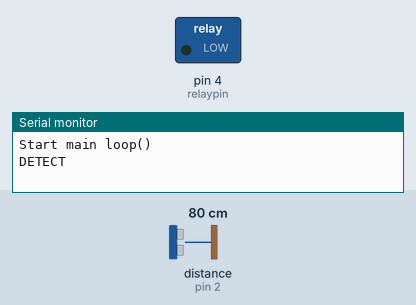
A program run on a simulated Arduino Pro Mini, built with avr-gcc and run on an emulated ATmega328P. On the bench: switched loads named in the program (green lamp = pin HIGH), the last lines printed to the serial monitor. Inputs (shaded band) come from the test bench; at power-on: distance to the obstacle (sensor on pin 2) 80 cm. The echo pulse lasts 58.3 µs per cm.

Above: at 1.2 s.
1.3 s: distance to the obstacle (sensor on pin 2) set to 2 cm
At 1.63 s:
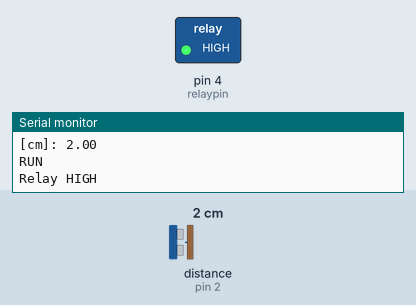
Timing chart, 0 to 4.3 s (numbered marks = the images above; inputs shaded):
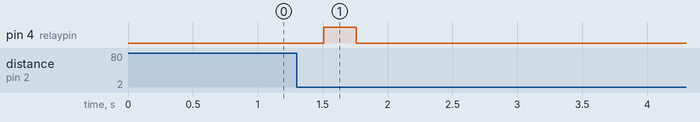

The program:

main.cpp
```cpp
/**************************************************************************************************
 * Desinfeccion
 *
 * Created: 13/08/2021
 * Author: Lars Lindner
 * Revision: 24/08/2021
 *
 * Control de un Arduino Pro Mini (16MHz) para una Estacion de Desinfeccion
 * en el Instituto de Ingenieria UABC
 * El pedal de la estacion debe estar limpio!
 *
 *
**************************************************************************************************/

#include <Arduino.h>
#include <HCSR04.h>

#define echopin 2
#define trigpin 3
#define relaypin 4

enum machineStates
{
  DETECT,
  RUN,
  STOP
};
machineStates states = DETECT;
HCSR04 hc(trigpin, echopin);

bool serial_flag = true; // To send serial message only once
int count_detect = 0;    // Counter for foot presence
int count_stop = 0;      // Counter for foot absence
float dist_min = 10.0;   // Minimum distance for foot presence
float dist_max = 100.0;  // Maximum distance for foot absence
float dist_value = 0.0;  // Actual foot distance value

void setup()
{
  pinMode(relaypin, OUTPUT);
  Serial.begin(9600);
  Serial.println("Start main loop()");
}

void state_machine()
{
  switch (states)
  {
  case DETECT:
    if (serial_flag == true)
    {
      Serial.println("DETECT");
      serial_flag = false;
    }

    dist_value = hc.dist();
    if (dist_value < dist_min)
    {
      delay(50);
      count_detect++;

      // El usuario tiene que tener minimo 4 x delay() el pie dentro del rango dist_min
      if (count_detect >= 4)
      {
        Serial.print("[cm]: ");
        Serial.println(dist_value);
        count_detect = 0;
        serial_flag = true;
        states = RUN;
      }
    }
    else
    {
      count_detect = 0;
    }
    break;

  case RUN:
    Serial.println("RUN");
    digitalWrite(relaypin, HIGH);
    Serial.println("Relay HIGH");
    delay(250);
    digitalWrite(relaypin, LOW);
    Serial.println("Relay LOW");
    states = STOP;
    break;

  case STOP:
    if (serial_flag == true)
    {
      Serial.println("STOP");
      serial_flag = false;
    }

    dist_value = hc.dist();
    if (dist_value > dist_max)
    {
      delay(100);
      count_stop++;

      // Para evitar que por un movimiento leve del pie, no entre rapido al estado DETECT!
      if (count_stop >= 10)
      {
        Serial.print("[cm]: ");
        Serial.println(dist_value);
        count_stop = 0;
        serial_flag = true;
        states = DETECT;
      }
    }
    else
    {
      count_stop = 0;
    }
    break;
  }
}

void loop()
{
  state_machine();
  // delay(10);
}
```

Measured:
- after the input at 1.3 s, pin 4 (relaypin): LOW → HIGH after 0.21 s, → LOW 0.25 s later
